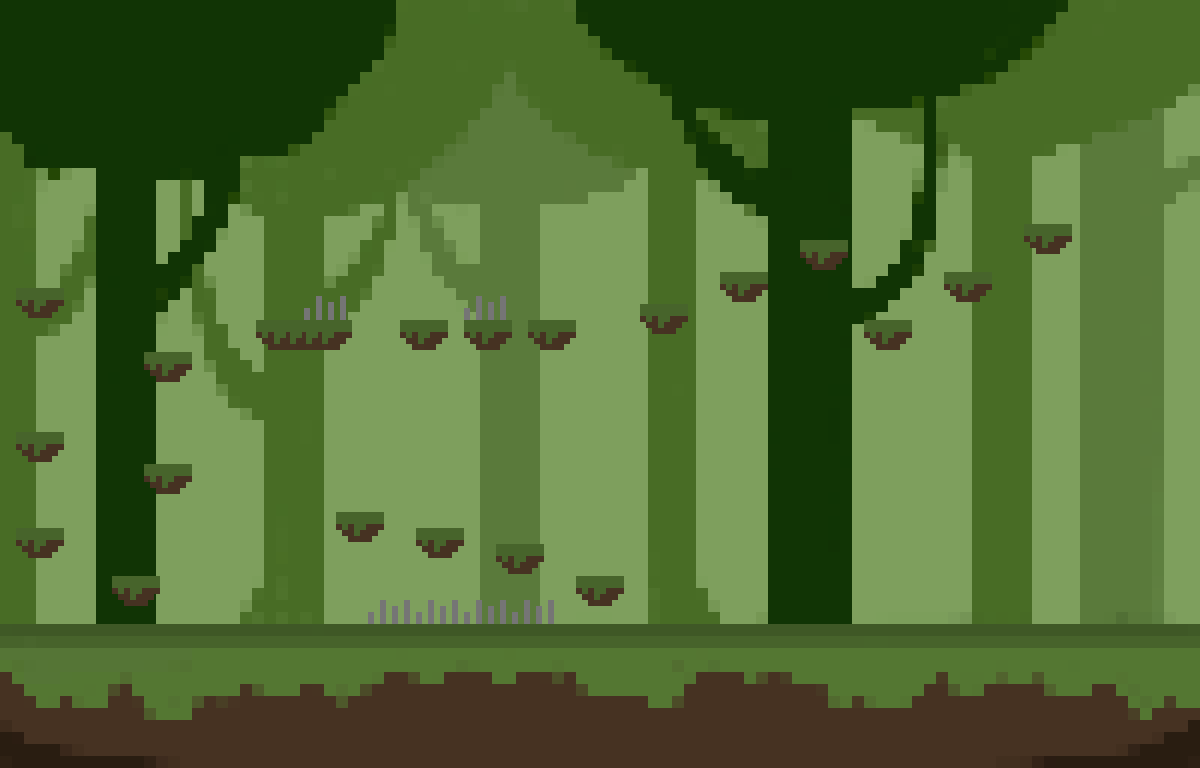

A level layout from a 2D game, rendered from its tile map. Below: a short description, then the map file with tile-grid data replaced by summaries:
An orthogonal 75x48 tile map with 16x16 px tiles, 3 tile layers (Fond, Plateforme, piège), 3 tilesets.

<map version="1.9" tiledversion="1.9.2" orientation="orthogonal" renderorder="right-down" width="75" height="48" tilewidth="16" tileheight="16" infinite="0" nextlayerid="8" nextobjectid="1">
 <tileset firstgid="1" name="niveauForet_scaled_12x_pngcrushed" tilewidth="16" tileheight="16" tilecount="3600" columns="75">
  <image source="niveauForet_scaled_12x_pngcrushed.png" width="1200" height="768" />
 </tileset>
 <tileset firstgid="3601" name="tuiles_en_x6" tilewidth="16" tileheight="16" tilecount="888" columns="37">
  <image source="tuiles_en_x6.png" width="600" height="384" />
 </tileset>
 <tileset firstgid="7396" name="tuiles_en_x6" tilewidth="16" tileheight="16" tilecount="888" columns="37">
  <image source="../../../ressources_SAE1.01-02/niveauForet/tuiles_en_x6.png" width="600" height="384" />
 </tileset>
 <layer id="1" name="Fond" width="75" height="48">
  <data>[3600 cells, 3600 non-empty, 3600 distinct tile ids]</data>
 </layer>
 <layer id="2" name="Plateforme" width="75" height="48">
  <data>[3600 cells, 126 non-empty, 6 distinct tile ids]</data>
 </layer>
 <layer id="3" name="piège" width="75" height="48">
  <data>[3600 cells, 36 non-empty, 6 distinct tile ids]</data>
 </layer>
</map>